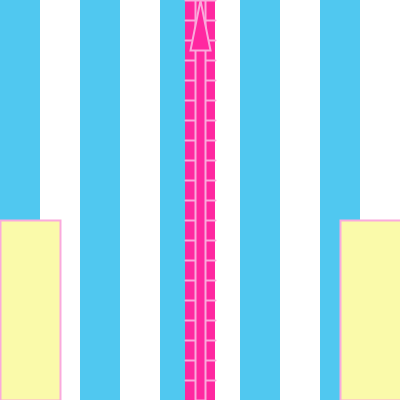
Frame 1 (no input)
Frame 60 (the mouse pressed at the canvas centre just before this capture): identical to frame 1, image omitted
Frame 120 (the mouse held since frame 60 and released just before this capture): identical to frame 1, image omitted

The Processing sketch that drew this single still picture (run headless with seeded random() and noise(); from frame 60 on, the mouse is pressed at the canvas centre):

// Processing sketch: processing_100304
// ── processing_100304.pde

//課題3 ローソン征服模様
//1223010 鈴木百合彩

void setup(){
  size(400,400);                   //画面サイズ400×400
}

void draw(){
  background(255);
  noStroke();
  /*ストライプ模様を描画*/
  for(int i=0;i<10;i++){   
    fill(80,200,240);             //水色
    rect(i*80,0,40,height);       //ストライプの色付き部分
  } 
  /*ジッパー*/
  fill(255,40,160);
  rect(width/2-15,0,30,height);   //布部分
  /*ジッパーのかみ合わせ部分*/
  for(int i=0;i<20;i++){
    strokeWeight(2);
    stroke(250,170,220);
    line(width/2-15,i*20,width/2+15,i*20);
  }
  /*ジッパーの持ち手とすべる部分*/
  rect(width/2-5,0,10,height);
  triangle(width/2,0,width/2-10,50,width/2+10,50);
  /*袖を作るために切り取り*/
  fill(250,250,170);
  rect(width-60,220,80,180);
  rect(0,220,60,180);
}
